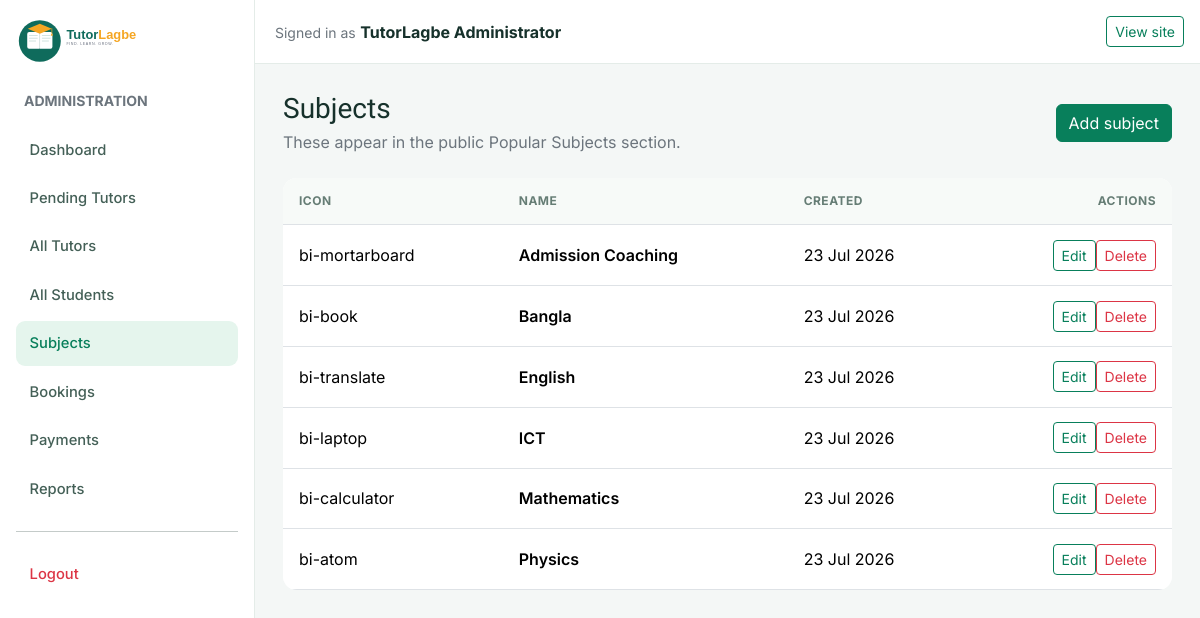
The app's page /admin/subjects.php (signed in) with its own data.
### tables this page shows
CREATE TABLE subjects (
  id BIGINT UNSIGNED AUTO_INCREMENT PRIMARY KEY,
  name VARCHAR(100) NOT NULL,
  icon VARCHAR(255) NULL,
  created_at TIMESTAMP NOT NULL DEFAULT CURRENT_TIMESTAMP,
  UNIQUE KEY uq_subjects_name (name)
);

### includes/bootstrap.php (called while the page is built, shortened)
<?php
function base_url(string $path = ''): string
{
    $base = getenv('TUTORLAGBE_BASE_URL');
    if ($base === false || $base === '') {
        $base = str_replace('\\', '/', dirname($_SERVER['SCRIPT_NAME'] ?? ''));
        if (str_ends_with($base, '/auth') || str_ends_with($base, '/admin') || str_ends_with($base, '/student') || str_ends_with($base, '/tutor')) {
            $base = dirname($base);
        }
    }
    $base = rtrim($base, '/');
    return $base . '/' . ltrim($path, '/');
}
function e(?string $value): string
{
    return htmlspecialchars((string) $value, ENT_QUOTES, 'UTF-8');
}

### admin/subjects.php (the view, shortened to what this page needs)
<?php require_once __DIR__.'/../config/db.php';$pageTitle='Subjects';require __DIR__.'/includes/admin_layout_start.php';$errors=[];$edit=null;$pdo=null;try{$pdo=db();if($_SERVER['REQUEST_METHOD']==='POST'){if(!verify_csrf($_POST['csrf_token']??null))$errors[]='Your session expired.';else{$action=$_POST['action']??'';$id=filter_input(INPUT_POST,'id',FILTER_VALIDATE_INT);$name=trim((string)($_POST['name']??''));$icon=trim((string)($_POST['icon']??''));if(in_array($action,['create','update'],true)&&(mb_strlen($name)<2||mb_strlen($name)>100))$errors[]='Subject name must be 2–100 characters.';if(!$errors){if($action==='create'){$s=$pdo->prepare('INSERT INTO subjects (name,icon) VALUES (:name,:icon)');$s->execute(['name'=>$name,'icon'=>$icon?:null]);$msg='Subject added.';}elseif($action==='update'&&$id){$s=$pdo->prepare('UPDATE subjects SET name=:name,icon=:icon WHERE id=:id');$s->execute(['name'=>$name,'icon'=>$icon?:null,'id'=>$id]);$msg='Subject updated.';}elseif($action==='delete'&&$id){$s=$pdo->prepare('DELETE FROM subjects WHERE id=:id');$s->execute(['id'=>$id]);$msg='Subject deleted.';}else throw new InvalidArgumentException('Invalid subject action.');flash('admin_success',$msg);header('Location: subjects.php');exit;}}}if(isset($_GET['edit'])&&filter_var($_GET['edit'],FILTER_VALIDATE_INT)){$s=$pdo->prepare('SELECT id,name,icon FROM subjects WHERE id=:id');$s->execute(['id'=>(int)$_GET['edit']]);$edit=$s->fetch();}$subjects=$pdo->query('SELECT id,name,icon,created_at FROM subjects ORDER BY name')->fetchAll();}catch(PDOException $e){$errors[]='That subject already exists or the database is unavailable.';$subjects=[];}catch(Throwable $e){$errors[]='Unable to update subjects.';$subjects=[];} ?>
<div class="d-flex justify-content-between align-items-center mb-4"><div><h1 class="h3 mb-1">Subjects</h1><p class="text-secondary mb-0">These appear in the public Popular Subjects section.</p></div><button class="btn btn-brand" data-bs-toggle="modal" data-bs-target="#subjectModal">Add subject</button></div><?php if($m=flash('admin_success')):?><?=e($m)?><?php endif;?><?php if($errors):?><?=e($errors[0])?><?php endif;?><div class="admin-table table-responsive"><table class="table table-hover mb-0"><thead><tr><th>Icon</th><th>Name</th><th>Created</th><th class="text-end">Actions</th></tr></thead><tbody><?php foreach($subjects as $s):?><tr><td><?=e($s['icon']?:'—')?></td><td class="fw-semibold"><?=e($s['name'])?></td><td><?=e(date('d M Y',strtotime($s['created_at'])))?></td><td class="text-end"><a class="btn btn-sm btn-outline-brand" href="subjects.php?edit=<?=e((string)$s['id'])?>">Edit</a><form class="d-inline" method="post" onsubmit="return confirm('Delete this subject?')"><?=e(csrf_token())?><?=e((string)$s['id'])?><button class="btn btn-sm btn-outline-danger">Delete</button></form></td></tr><?php endforeach;?></tbody></table></div> <?= $edit?'show d-block':'' ?> <?= $edit?'style="background:rgba(0,0,0,.4)"':''?><?=e(csrf_token())?><?= $edit?'update':'create'?><?php if($edit):?><?=e((string)$edit['id'])?><?php endif;?><?= $edit?'Edit':'Add'?> <?=e($edit['name']??'')?><?=e($edit['icon']??'')?><?php if($edit):?><script>new bootstrap.Modal(document.getElementById('subjectModal')).show()</script><?php endif;?><?php require __DIR__.'/includes/admin_layout_end.php'; ?>

### includes/header.php (shortened to what this page needs)
<?php require_once __DIR__ . '/bootstrap.php'; ?>
<!doctype html>
<html lang="en">
<head>
    <link href="https://cdn.jsdelivr.net/npm/bootstrap@5.3.3/dist/css/bootstrap.min.css" rel="stylesheet">
    <link href="<?= base_url('assets/css/style.css') ?>" rel="stylesheet">
    <link href="<?= base_url('assets/css/directory.css') ?>" rel="stylesheet">
    <link href="<?= base_url('assets/css/logo.css') ?>" rel="stylesheet">
</head>

### admin/includes/admin_layout_start.php
<?php require_once __DIR__ . '/admin_auth_check.php'; $pageTitle = $pageTitle ?? 'Admin'; $adminLayout = true; require __DIR__ . '/../../includes/header.php'; ?>
<link href="<?= base_url('assets/css/admin.css') ?>" rel="stylesheet"><body class="admin-body"><div class="d-flex"><?php require __DIR__ . '/admin_sidebar.php'; ?><div class="admin-main flex-grow-1"><?php require __DIR__ . '/admin_navbar.php'; ?><main class="admin-content">

### admin/includes/admin_sidebar.php
<aside class="admin-sidebar p-3" id="adminSidebar">
  <a class="mb-4 d-block" href="<?= base_url('admin/dashboard.php') ?>"><img class="site-logo" src="<?= base_url('assets/images/tutorlagbe-logo.svg') ?>" alt="TutorLagbe"></a>
  <p class="text-uppercase small text-secondary fw-bold px-2">Administration</p>
  <nav class="nav flex-column gap-1">
    <?php foreach (['dashboard.php'=>'Dashboard','pending_tutors.php'=>'Pending Tutors','all_tutors.php'=>'All Tutors','all_students.php'=>'All Students','subjects.php'=>'Subjects','bookings.php'=>'Bookings','payments.php'=>'Payments','reports.php'=>'Reports'] as $file => $label): ?>
      <a class="nav-link <?= basename($_SERVER['PHP_SELF']) === $file ? 'active' : '' ?>" href="<?= base_url('admin/' . $file) ?>"><?= e($label) ?></a>
    <?php endforeach; ?>
    <hr><a class="nav-link text-danger" href="<?= base_url('admin/logout.php') ?>">Logout</a>
  </nav>
</aside>

### admin/includes/admin_navbar.php
<header class="admin-topbar px-3 py-3 d-flex justify-content-between align-items-center"><button class="btn btn-outline-brand d-lg-none" id="sidebarToggle" type="button">Menu</button><div class="ms-lg-1"><span class="small text-secondary">Signed in as</span> <strong><?= e($_SESSION['admin_name'] ?? 'Administrator') ?></strong></div><a class="btn btn-sm btn-outline-brand" href="<?= base_url('index.php') ?>">View site</a></header>

### admin/includes/admin_layout_end.php (shortened to what this page needs)
</main></div></div></body></html>

### assets/css/style.css (style rules this page uses)
:root { --brand:#087f5b;--brand-dark:#055a42;--ink:#16312b;--mist:#f4faf7;--warm:#f6b94d }
* { box-sizing:border-box }
body { font-family:Inter,system-ui,sans-serif;color:var(--ink);background:#fff }
h1,h2,h3,h4,h5,.brand { font-family:'Hind Siliguri',Inter,sans-serif;font-weight:700 }
.nav-link { font-size:.92rem;font-weight:500 }
.btn-brand { background:var(--brand);border-color:var(--brand);color:#fff }
.btn-outline-brand { border-color:var(--brand);color:var(--brand) }

### assets/css/logo.css (style rules this page uses)
.site-logo { display:block;width:168px;height:auto }

### assets/css/admin.css (style rules this page uses)
.admin-body { background:#f4f7f6 }
.admin-sidebar { width:255px;min-height:100vh;background:#fff;border-right:1px solid #e4ece8 }
.admin-sidebar .nav-link { border-radius:9px;color:#446057;padding:.7rem .85rem }
.admin-sidebar .nav-link.active,.admin-sidebar .nav-link:hover { background:#e5f5ed;color:#087f5b }
.admin-main { min-width:0 }
.admin-topbar { background:#fff;border-bottom:1px solid #e4ece8 }
.admin-table { background:#fff;border-radius:14px;overflow:hidden }
.admin-table th { font-size:.75rem;text-transform:uppercase;letter-spacing:.04em;color:#667d75;background:#f7faf8 }
.admin-table td,.admin-table th { padding:.9rem 1rem;vertical-align:middle }
.admin-content { padding:28px }

### records on screen
subjects: icon "bi-mortarboard", name "Admission Coaching", created_at "23 Jul 2026"
subjects: icon "bi-book", name "Bangla", created_at "23 Jul 2026"
subjects: icon "bi-translate", name "English", created_at "23 Jul 2026"
subjects: icon "bi-laptop", name "ICT", created_at "23 Jul 2026"
subjects: icon "bi-calculator", name "Mathematics", created_at "23 Jul 2026"
subjects: icon "bi-atom", name "Physics", created_at "23 Jul 2026"

### other values on screen
$label "Dashboard"
$label "Pending Tutors"
$label "All Tutors"
$label "All Students"
$label "Subjects"
$label "Bookings"
$label "Payments"
$label "Reports"
$_SESSION['admin_name'] "TutorLagbe Administrator"
